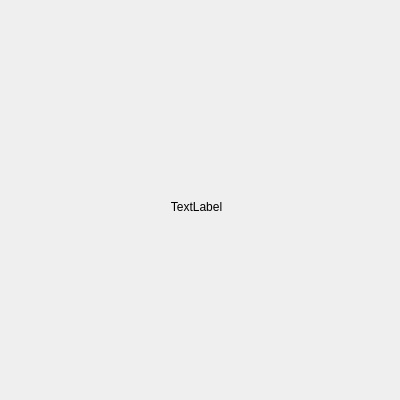
<?xml version="1.0" encoding="UTF-8"?>
<ui version="4.0">
 <class>GLabled</class>
 <widget class="QWidget" name="GLabled">
  <property name="geometry">
   <rect>
    <x>0</x>
    <y>0</y>
    <width>400</width>
    <height>400</height>
   </rect>
  </property>
  <property name="windowTitle">
   <string>GLabled</string>
  </property>
  <widget class="QLabel" name="label">
   <property name="geometry">
    <rect>
     <x>6</x>
     <y>16</y>
     <width>381</width>
     <height>381</height>
    </rect>
   </property>
   <property name="text">
    <string>TextLabel</string>
   </property>
   <property name="alignment">
    <set>Qt::AlignmentFlag::AlignCenter</set>
   </property>
  </widget>
 </widget>
 <resources/>
 <connections/>
</ui>
